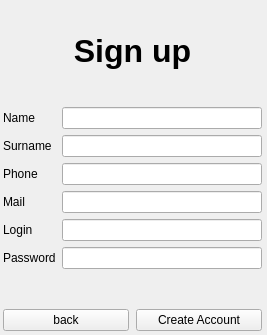
<?xml version="1.0" encoding="UTF-8"?>
<ui version="4.0">
 <class>Sign_up</class>
 <widget class="QWidget" name="Sign_up">
  <property name="geometry">
   <rect>
    <x>0</x>
    <y>0</y>
    <width>267</width>
    <height>335</height>
   </rect>
  </property>
  <property name="windowTitle">
   <string>Form</string>
  </property>
  <layout class="QVBoxLayout" name="verticalLayout">
   <property name="leftMargin">
    <number>3</number>
   </property>
   <property name="topMargin">
    <number>1</number>
   </property>
   <property name="rightMargin">
    <number>5</number>
   </property>
   <property name="bottomMargin">
    <number>4</number>
   </property>
   <item>
    <widget class="QLabel" name="label_3">
     <property name="maximumSize">
      <size>
       <width>16777215</width>
       <height>100</height>
      </size>
     </property>
     <property name="font">
      <font>
       <pointsize>24</pointsize>
       <bold>true</bold>
      </font>
     </property>
     <property name="text">
      <string>Sign up</string>
     </property>
     <property name="alignment">
      <set>Qt::AlignCenter</set>
     </property>
    </widget>
   </item>
   <item>
    <layout class="QFormLayout" name="formLayout">
     <item row="0" column="0">
      <widget class="QLabel" name="label_6">
       <property name="text">
        <string>Name</string>
       </property>
      </widget>
     </item>
     <item row="0" column="1">
      <widget class="QLineEdit" name="name">
       <property name="sizePolicy">
        <sizepolicy hsizetype="Expanding" vsizetype="Fixed">
         <horstretch>0</horstretch>
         <verstretch>0</verstretch>
        </sizepolicy>
       </property>
       <property name="minimumSize">
        <size>
         <width>175</width>
         <height>0</height>
        </size>
       </property>
      </widget>
     </item>
     <item row="1" column="0">
      <widget class="QLabel" name="label_7">
       <property name="text">
        <string>Surname</string>
       </property>
      </widget>
     </item>
     <item row="1" column="1">
      <widget class="QLineEdit" name="surname">
       <property name="sizePolicy">
        <sizepolicy hsizetype="Expanding" vsizetype="Fixed">
         <horstretch>0</horstretch>
         <verstretch>0</verstretch>
        </sizepolicy>
       </property>
       <property name="minimumSize">
        <size>
         <width>175</width>
         <height>0</height>
        </size>
       </property>
      </widget>
     </item>
     <item row="2" column="0">
      <widget class="QLabel" name="label_10">
       <property name="text">
        <string>Phone</string>
       </property>
      </widget>
     </item>
     <item row="2" column="1">
      <widget class="QLineEdit" name="phone">
       <property name="sizePolicy">
        <sizepolicy hsizetype="Expanding" vsizetype="Fixed">
         <horstretch>0</horstretch>
         <verstretch>0</verstretch>
        </sizepolicy>
       </property>
       <property name="minimumSize">
        <size>
         <width>175</width>
         <height>0</height>
        </size>
       </property>
      </widget>
     </item>
     <item row="3" column="0">
      <widget class="QLabel" name="label_11">
       <property name="text">
        <string>Mail</string>
       </property>
      </widget>
     </item>
     <item row="3" column="1">
      <widget class="QLineEdit" name="mail">
       <property name="sizePolicy">
        <sizepolicy hsizetype="Expanding" vsizetype="Fixed">
         <horstretch>0</horstretch>
         <verstretch>0</verstretch>
        </sizepolicy>
       </property>
       <property name="minimumSize">
        <size>
         <width>175</width>
         <height>0</height>
        </size>
       </property>
      </widget>
     </item>
     <item row="4" column="0">
      <widget class="QLabel" name="label_8">
       <property name="text">
        <string>Login</string>
       </property>
      </widget>
     </item>
     <item row="4" column="1">
      <widget class="QLineEdit" name="create_login">
       <property name="sizePolicy">
        <sizepolicy hsizetype="Expanding" vsizetype="Fixed">
         <horstretch>0</horstretch>
         <verstretch>0</verstretch>
        </sizepolicy>
       </property>
       <property name="minimumSize">
        <size>
         <width>175</width>
         <height>0</height>
        </size>
       </property>
      </widget>
     </item>
     <item row="5" column="0">
      <widget class="QLabel" name="label_9">
       <property name="text">
        <string>Password</string>
       </property>
      </widget>
     </item>
     <item row="5" column="1">
      <widget class="QLineEdit" name="create_password">
       <property name="sizePolicy">
        <sizepolicy hsizetype="Expanding" vsizetype="Fixed">
         <horstretch>0</horstretch>
         <verstretch>0</verstretch>
        </sizepolicy>
       </property>
       <property name="minimumSize">
        <size>
         <width>175</width>
         <height>0</height>
        </size>
       </property>
      </widget>
     </item>
    </layout>
   </item>
   <item>
    <layout class="QHBoxLayout" name="horizontalLayout">
     <property name="spacing">
      <number>7</number>
     </property>
     <property name="topMargin">
      <number>0</number>
     </property>
     <property name="rightMargin">
      <number>0</number>
     </property>
     <property name="bottomMargin">
      <number>0</number>
     </property>
     <item>
      <widget class="QPushButton" name="back_from_sign_up">
       <property name="text">
        <string>back</string>
       </property>
      </widget>
     </item>
     <item>
      <widget class="QPushButton" name="Create">
       <property name="sizePolicy">
        <sizepolicy hsizetype="Preferred" vsizetype="Fixed">
         <horstretch>0</horstretch>
         <verstretch>0</verstretch>
        </sizepolicy>
       </property>
       <property name="text">
        <string>Create Account</string>
       </property>
      </widget>
     </item>
    </layout>
   </item>
  </layout>
 </widget>
 <resources/>
 <connections/>
</ui>
